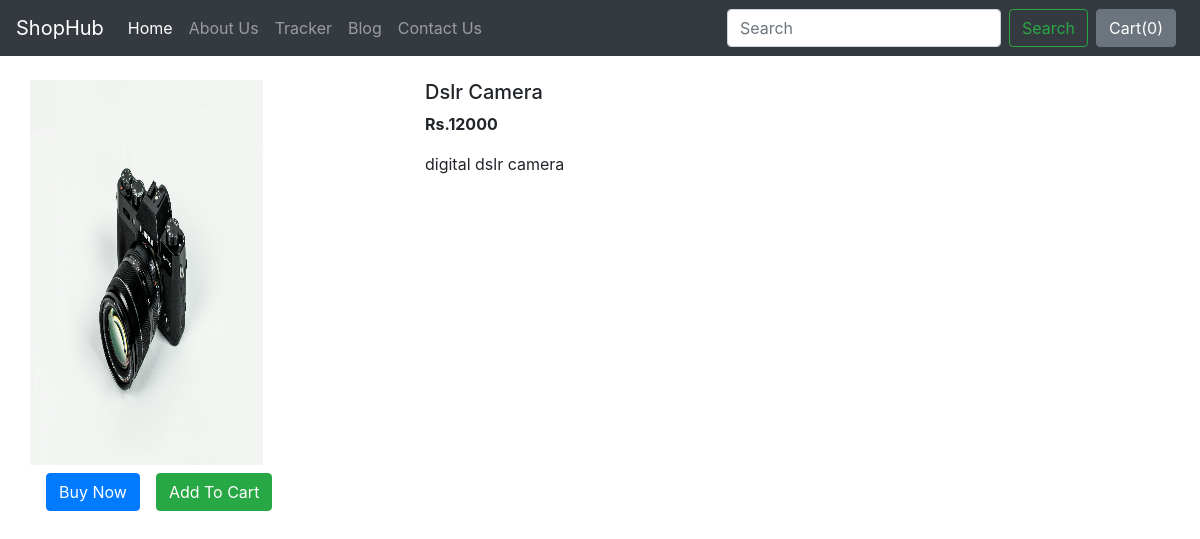
The page /shop/products/10 on the database its author committed.
### shop/models.py (models this page shows, shortened)
class Product(models.Model):
    product_name = models.CharField(max_length=100)
    category = models.CharField(max_length=100, default="")
    subcategory = models.CharField(max_length=100, default="")
    price=models.IntegerField(default=0)
    description = models.CharField(max_length=300)
    publish_date = models.DateField()
    image = models.ImageField(upload_to="shop/images", default="")

### shop/views.py (the view)
# urls.py: path("products/<int:myid>", views.productView, name="ProductView"),
def productView(request, myid):
    product = Product.objects.filter(id=myid)
    return render(request, 'shop/prodView.html', {'product':product[0]})

### shop/templates/shop/prodView.html (shortened to what this page needs)
{% extends 'shop/basic.html' %}
{% block body %}
<div class="container my-4">
    <div class="row">
    <div class="col-md-4">
    <div class="row">
        <img src="/media/{{product.image}}" width="233px" height="385px">
    </div>
        <div class="row">
            <button class="btn btn-primary mx-3 mt-2 ">Buy Now</button>
            <button type="button" class="btn btn-success mt-2">Add To Cart</button>
        </div>
    </div>
    <div class="col-md-8">
        <h5>{{product.product_name}}</h5>
        <p><b>Rs.{{product.price}} </b></p>
        <p>{{product.description}}</p>
    </div>
    </div>
</div>
{% endblock %}

### rows shown on the page
Product: image (picture), product_name "Dslr Camera", price "12000", description "digital dslr camera"
